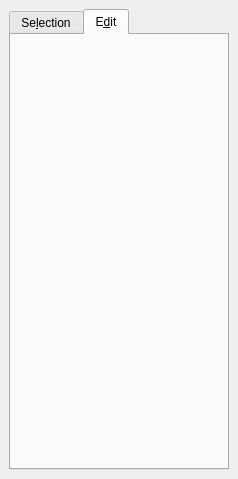
<ui version="4.0" >
 <class>ConstraintDialog</class>
 <widget class="QWidget" name="ConstraintDialog" >
  <property name="geometry" >
   <rect>
    <x>0</x>
    <y>0</y>
    <width>238</width>
    <height>479</height>
   </rect>
  </property>
  <property name="windowTitle" >
   <string>Form</string>
  </property>
  <layout class="QVBoxLayout" >
   <property name="spacing" >
    <number>6</number>
   </property>
   <property name="leftMargin" >
    <number>9</number>
   </property>
   <property name="topMargin" >
    <number>9</number>
   </property>
   <property name="rightMargin" >
    <number>9</number>
   </property>
   <property name="bottomMargin" >
    <number>9</number>
   </property>
   <item>
    <widget class="QTabWidget" name="tabWidget" >
     <property name="whatsThis" >
      <string>Edit of the different constraints and other objects</string>
     </property>
     <property name="currentIndex" >
      <number>1</number>
     </property>
     <widget class="QWidget" name="selectionTab" >
      <attribute name="title" >
       <string>Se&amp;lection</string>
      </attribute>
      <layout class="QVBoxLayout" >
       <property name="spacing" >
        <number>6</number>
       </property>
       <property name="leftMargin" >
        <number>9</number>
       </property>
       <property name="topMargin" >
        <number>9</number>
       </property>
       <property name="rightMargin" >
        <number>9</number>
       </property>
       <property name="bottomMargin" >
        <number>9</number>
       </property>
       <item>
        <widget class="QTreeWidget" name="treeWidget" >
         <property name="uniformRowHeights" >
          <bool>true</bool>
         </property>
         <property name="columnCount" >
          <number>1</number>
         </property>
         <column>
          <property name="text" >
           <string>column 1</string>
          </property>
         </column>
         <item>
          <property name="text" >
           <string>Points</string>
          </property>
         </item>
         <item>
          <property name="text" >
           <string>Distances</string>
          </property>
         </item>
         <item>
          <property name="text" >
           <string>Angles</string>
          </property>
         </item>
         <item>
          <property name="text" >
           <string>Fixed Points</string>
          </property>
         </item>
         <item>
          <property name="text" >
           <string>Lines</string>
          </property>
         </item>
        </widget>
       </item>
      </layout>
     </widget>
     <widget class="QWidget" name="editTab" >
      <attribute name="title" >
       <string>E&amp;dit</string>
      </attribute>
      <layout class="QVBoxLayout" >
       <item>
        <widget class="QStackedWidget" name="stackedWidget" >
         <property name="currentIndex" >
          <number>0</number>
         </property>
         <widget class="QWidget" name="pointEdit" />
        </widget>
       </item>
      </layout>
     </widget>
    </widget>
   </item>
  </layout>
 </widget>
 <layoutdefault spacing="3" margin="2" />
 <resources/>
 <connections/>
</ui>
